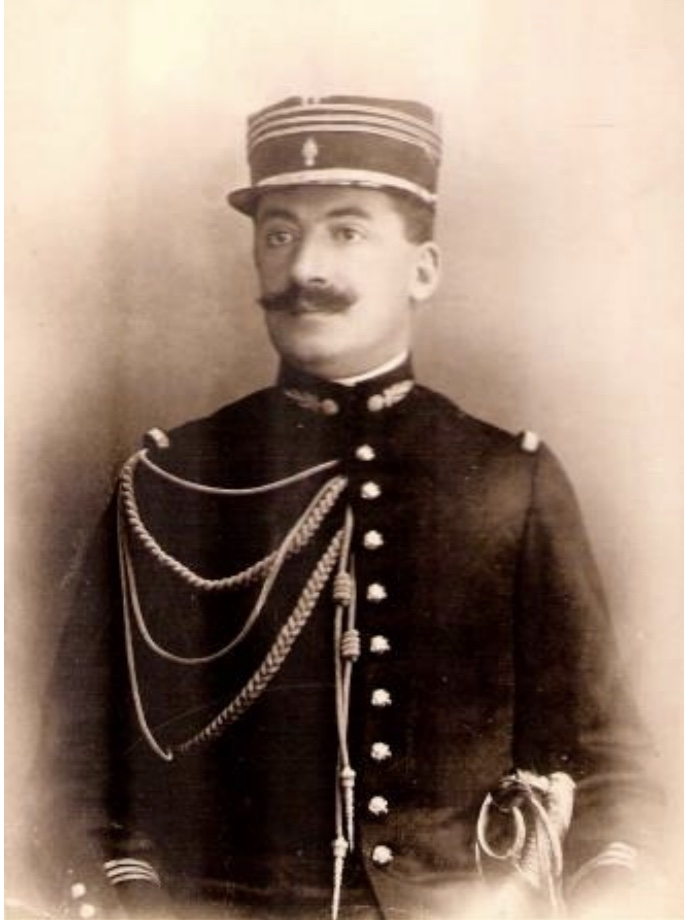
#> input picture Notes/cholesky.jpg, 684 x 920 px
$ jupyter execute 6.SVD.ipynb
#> lines starting #> are read from the running program, lines starting #| are printed output that depends on the picture
\setcounter{secnumdepth}{0}

## STAT 207: Singular Value Decomposition

#### Zhe Fei (zhe.fei@ucr.edu)

- NAS Chapter 9

In many modern applications involving large data sets, statisticians are
confronted with a large $m\times n$ matrix $X = (x_{ij})$ that encodes $n$ features on
each of $m$ objects.

- In gene microarray studies $x_{ij}$ represents the expression level of the $i$th gene under the $j$th experimental condition.

- In information retrieval, $x_{ij}$ represents the frequency of the $j$th word or term in the $i$th document.

The singular value decomposition (SVD) captures the structure of such matrices.

For a $m\times m$ symmetric matrix $A$, $A = U\Sigma U^T$ with $U = (u_1,...,u_m)$ gives
$$
A = \sum_{j=1}^m \sigma_j u_j u_j^T.
$$
When $\sigma_j = 0$ for $j>k$, $A$ has rank $k$.

SVD generalizes the spectral theorem to nonsymmetric matrices.
$$\label{svd}\tag{1}
A = \sum_{j=1}^k \sigma_j u_j v_j^T = U\Sigma V^T.
$$

If $A$ is $m\times n$, then write the SVD as
$$A = \begin{pmatrix}
u_1 & \cdots & u_k & u_{k+1} & \cdots & u_m
\end{pmatrix}
\begin{pmatrix}
\sigma_1 & 0 & \cdots & 0 & 0 & \cdots & 0 \\
0 & \sigma_2 & \cdots & 0 \\
\vdots & \vdots & \ddots & \vdots& \vdots & \ddots & \vdots \\
0 & 0 & \cdots & \sigma_k & 0 & \cdots & 0 \\
0 & 0 & \cdots & 0  &0 & \cdots & 0 \\
\vdots & \vdots & \ddots & \vdots & \vdots & \ddots & \vdots \\
0 & 0 & \cdots & 0 & 0 & \cdots & 0 \\
\end{pmatrix}
\begin{pmatrix}
v_{1}^T \\
\vdots \\
v_{k}^T \\
v_{k+1}^T \\
\vdots \\
v_{n}^T \\
\end{pmatrix},
$$
assuming $k < \min\{m, n\}$. The scalars $\sigma_1, \ldots, \sigma_k$ are said to be **singular values** and conventionally are listed in decreasing order. The vectors $u_1, . . . , u_k$
are known as **left singular vectors** and the vectors $v_1, . . . , v_k$ as **right singular
vectors**.

### Basic Properties of the SVD

**NAS Proposition 9.2.1** Every $m \times n$ matrix $A$ has a singular value decomposition of the form (\ref{svd}) with positive diagonal entries for $\Sigma$.

Proof by induction.

Further we have
$$
\begin{aligned}
A^T &= \sum_{j=1}^{k} \sigma_j v_j u_j^T \\
A A^T &= \sum_{j=1}^{k} \sigma_j^2 u_j u_j^T \\
A^T A &= \sum_{j=1}^{k} \sigma_j^2 v_j v_j^T \\
\end{aligned}$$
Hence, $A A^T$ has nonzero eigenvalue $\sigma_j^2$ with corresponding eigenvector $u_j$, and $A^T A$ has nonzero eigenvalue $\sigma_j^2$ with corresponding eigenvector $v_j$.

The following partial inverse is important in practice:

**NAS Proposition 9.2.2** The Moore-Penrose inverse $A^- = \sum_{j=1}^k \sigma_j^{-1} v_ju^T_j$

enjoys the properties
$$
(AA^-)^T = AA^- \\
(A^-A)^T = A^-A \\
AA^-A = A \\
A^-AA^- = A^-.
$$
If $A$ is square and invertible, then $A^- = A^{-1}$. If A has full column rank,
then $A^- = (A^TA)^{-1}A^T$.

**NAS Proposition 9.2.3** Suppose the matrix $A$ has full SVD $U\Sigma V^T$ with the diagonal entries $\sigma_i$ of $\Sigma$ appearing in decreasing order. The best rank-$k$ approximation of $A$ in the Frobenius norm is
$$
B = \sum_{j=1}^k \sigma_j u_j v_j^T.
$$
Furthermore, $\Vert A - B \Vert_F = \sqrt{\sum_{i>k} \sigma_i^2}$ and $\Vert A - B \Vert_2 = \sigma_{k+1}$.

### Applications

#### Ridge Regression

In ridge regression, we minimize the penalized sum of squares
$$
\begin{aligned}
f(\lambda) &= \|y - X\beta\|_2^2 + \lambda\|\beta\|_2^2 \\
&= (y - X\beta)^T(y - X\beta) + \lambda\beta^T\beta.
\end{aligned}
$$

The gradient of $f(\lambda)$ is
$$
\nabla f(\lambda) = -2X^T(y - X\beta) + 2\lambda\beta.
$$

Revised normal equations
$$
(X^TX + \lambda I)\beta = X^Ty,
$$
with solution
$$
\hat{\beta} = (X^TX + \lambda I)^{-1}X^Ty.
$$
If we further write $X = \sum_{j}\sigma_j u_jv_j^T$, then
$$
X^Ty = \sum_{j}\sigma_j v_j(u_j^Ty), \quad X^TX + \lambda I = \sum_{j} (\sigma_j^2 + \lambda) v_jv_j^T.
$$
The parameter estimates and predicted values reduce to
$$
\hat{\beta} = \sum_{j}\frac{\sigma_j}{\sigma_j^2 + \lambda}u_j^Ty v_j, \\
\hat{y} = X\hat{\beta} = \sum_{j}\frac{\sigma_j^2}{\sigma_j^2 + \lambda}(u_j^Ty)u_j.
$$

#### Image Compression

An image (scene) is recorded as an $m \times n$ matrix $A = (a_{ij})$ of intensities.

- The entry $a_{ij}$ represents the brightness of the pixel (picture element) in row $i$ and column $j$ of the scene.

- Storage issue when $m$ and $n$ are large

- Low rank approximate of $B = (b_{ij})$

[cell 1]
import numpy as np
from PIL import Image

def compress_image(image_path, k):
    # Load the image and convert to grayscale
#> called with image_path = 'cholesky.jpg', k = 50
    image = Image.open(image_path).convert('L')
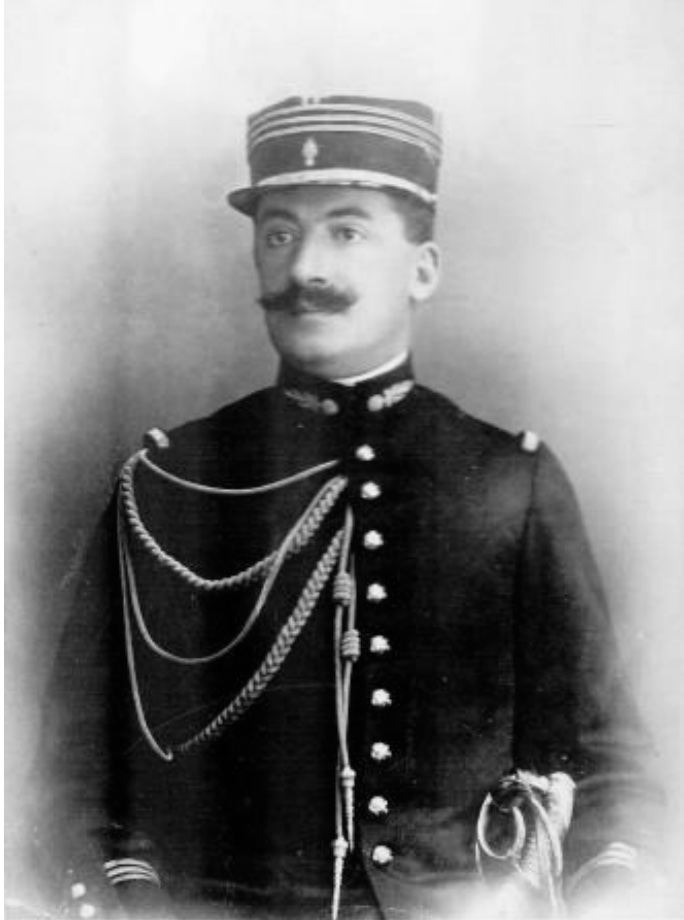
#> image: PIL image 684x920 L; min 0, max 255, mean 132.6

    # Convert the image to a numpy array
    A = np.array(image)
    print('Original size', A.shape)
#| Original size (920, 684)

    # Apply the SVD to the image
    U, S, Vt = np.linalg.svd(A)
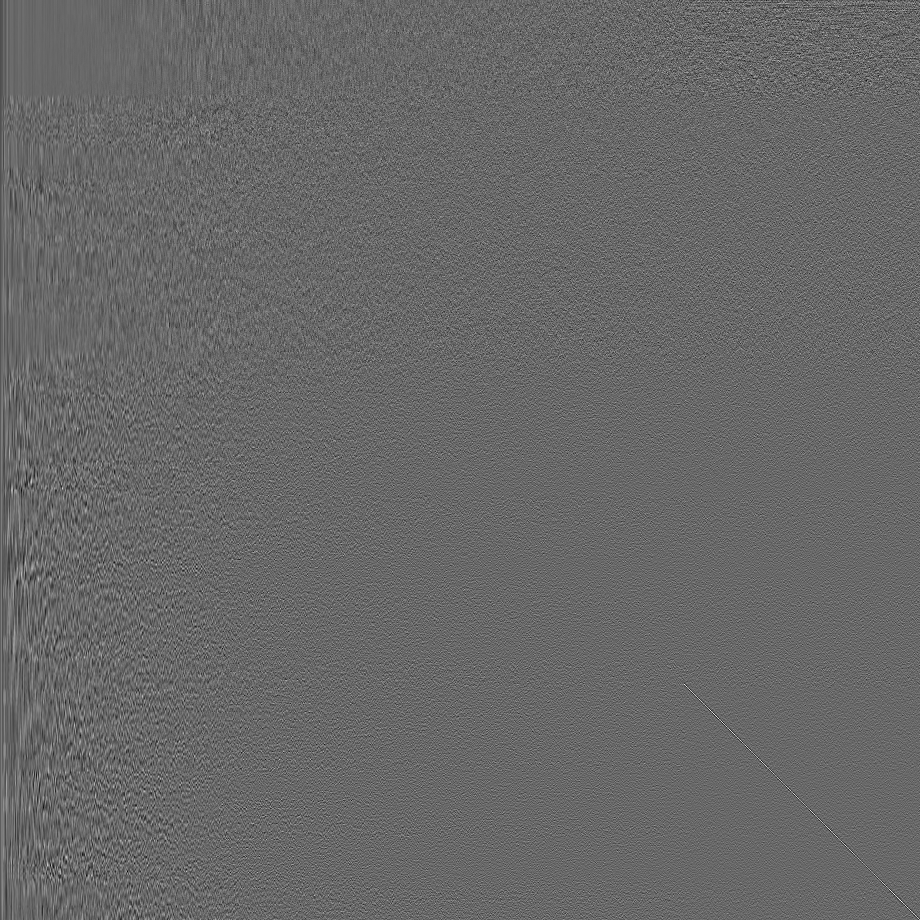
#> U: shape (920, 920) float64; min -0.21, max 0.302, mean -2.09e-05; drawn with min black and max white
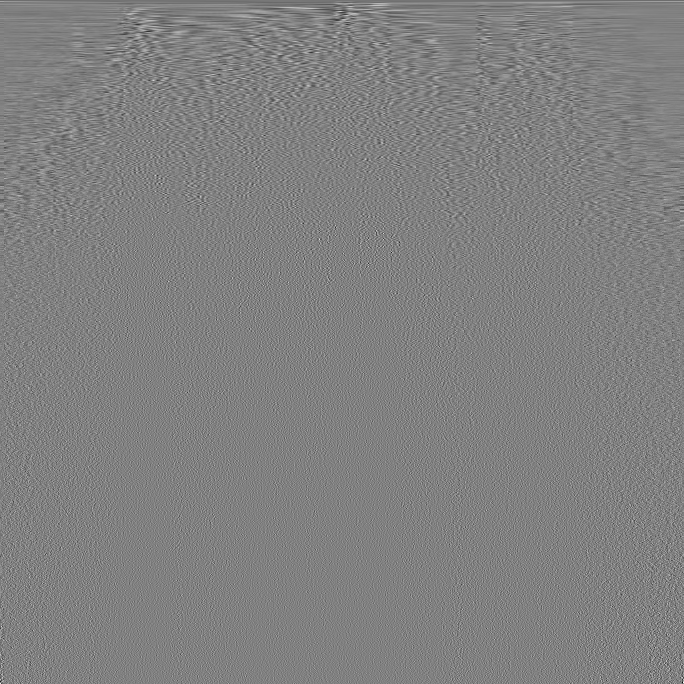
#> Vt: shape (684, 684) float64; min -0.342, max 0.334, mean -7.06e-05; drawn with min black and max white
#> S = 684 values, max 120066.2 at index 0, min 1.44 at index 683, mean 466.5

    # Truncate SVD matrices to retain only the k largest singular values
    U_k = U[:, :k]
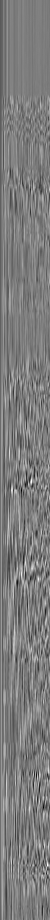
#> U_k: shape (920, 50) float64; min -0.186, max 0.193, mean -0.000383; drawn with min black and max white
    S_k = np.diag(S[:k])
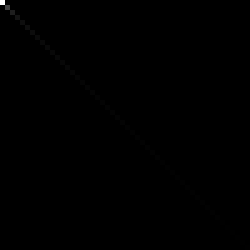
#> S_k: shape (50, 50) float64 (shown 5 times larger); min 0, max 120066.2, mean 111.4; drawn with min black and max white
    Vt_k = Vt[:k, :]
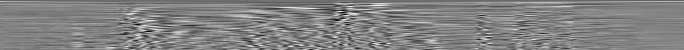
#> Vt_k: shape (50, 684) float64; min -0.208, max 0.197, mean -0.000972; drawn with min black and max white

    # Reconstruct the compressed image
    B = U_k @ S_k @ Vt_k

    # Convert the numpy array back to an image
    compressed_image = Image.fromarray(B.astype('uint8'), 'L')
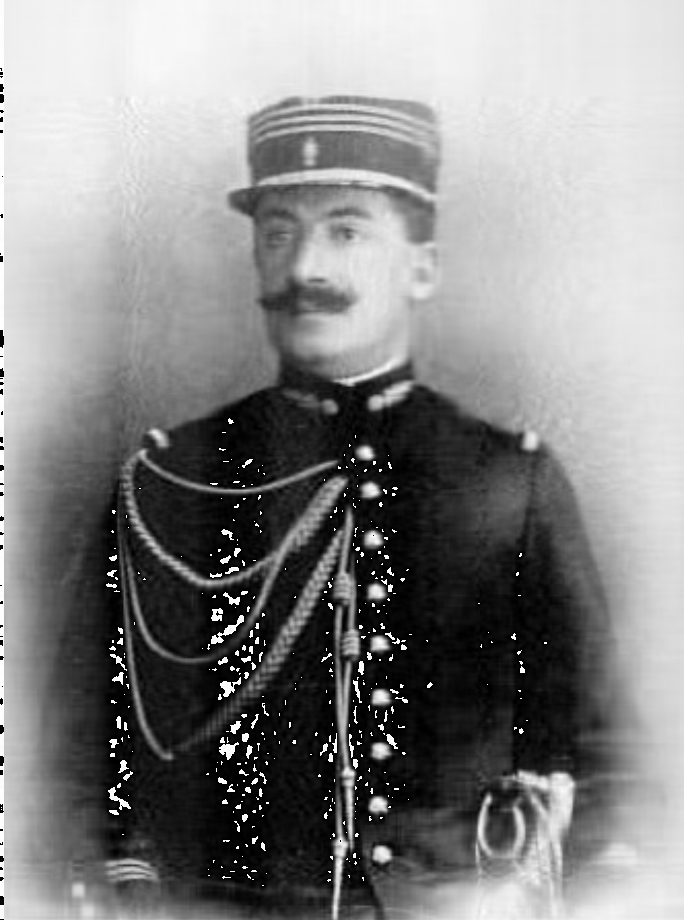
#> compressed_image: PIL image 684x920 L; min 0, max 255, mean 134

    return compressed_image

[cell 2]
# Example usage
compressed_image = compress_image('cholesky.jpg', k=50)
compressed_image

[cell 3]
# Example usage
compressed_image = compress_image('cholesky.jpg', k=20)
#> call 2 of compress_image, with image_path = 'cholesky.jpg', k = 20
#| Original size (920, 684)
#> in compress_image (call 2), `B = U_k @ S_k @ Vt_k`:
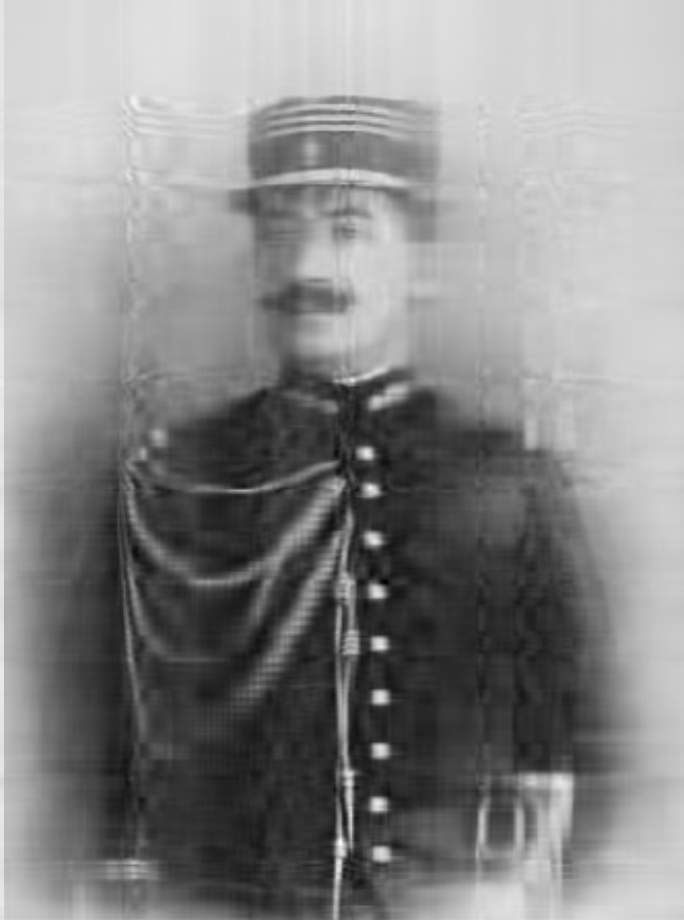
#> B: shape (920, 684) float64; min -47.62, max 290.3, mean 132.6; drawn with min black and max white
#> in compress_image (call 2), `compressed_image = Image.fromarray(B.astype('uint8'), 'L')`:
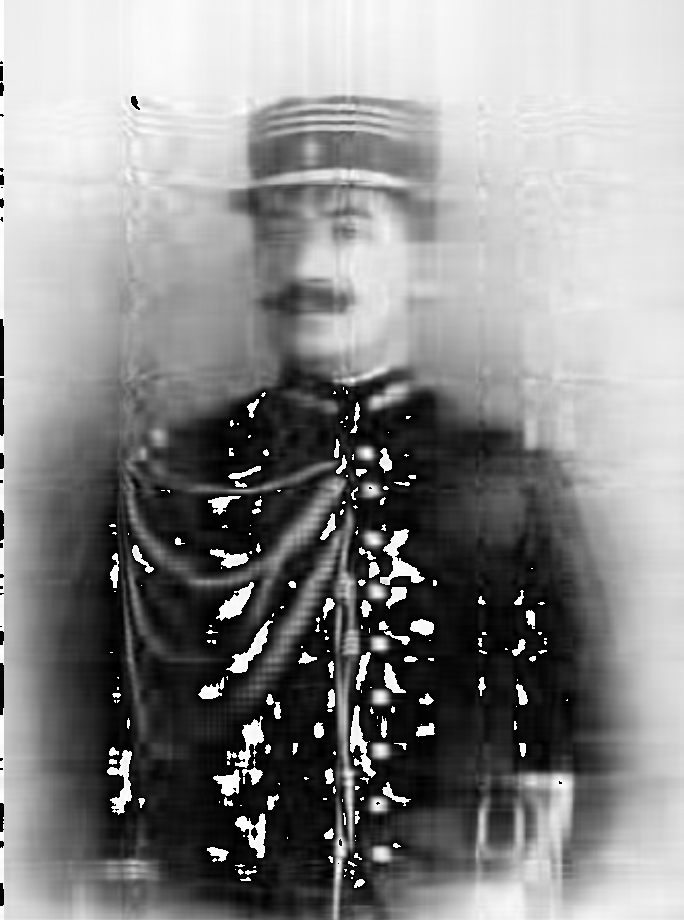
#> compressed_image: PIL image 684x920 L; min 0, max 255, mean 137.1
